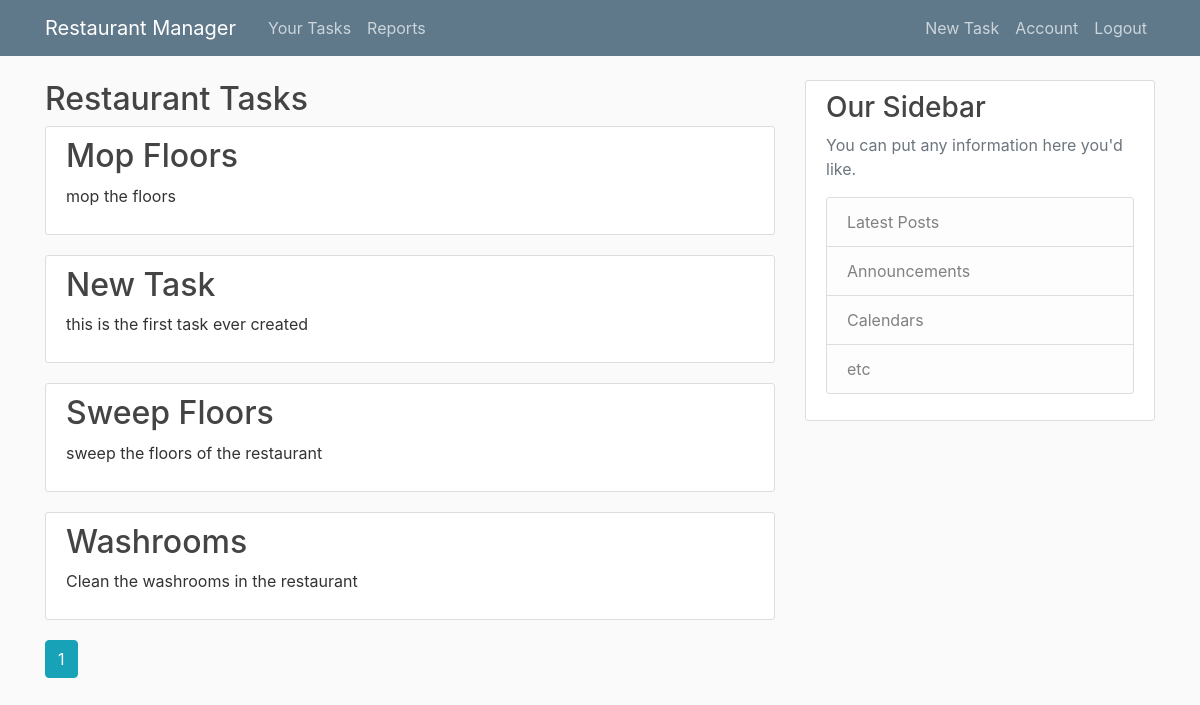
Page /tasks (signed in) on the earlier database version.
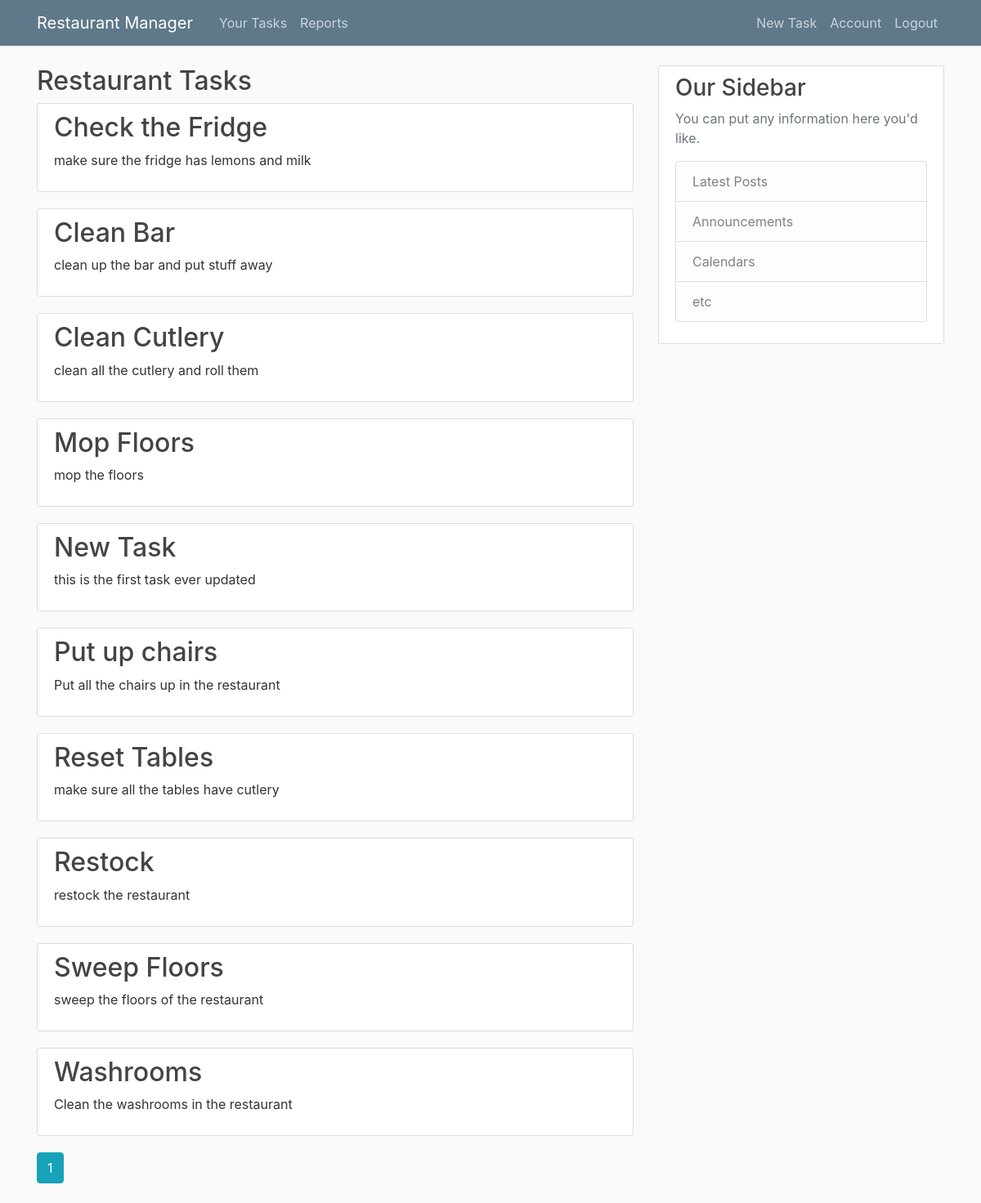
Same page on the later database version.
### restaurantmanager/models.py (models this page shows, shortened)
class Task(db.Model):
    id = db.Column(db.Integer, primary_key=True)
    name = db.Column(db.String(30), nullable=False)
    description = db.Column(db.String(250), nullable=True)
    r_id = db.Column(db.Integer, db.ForeignKey('restaurant.id'), nullable=False)

### restaurantmanager/tasks/routes.py (the view)
@tasks.route('/tasks')
@login_required
def list_of_tasks():
    page = request.args.get('page', 1, type=int)
    user_role = Role.query.filter_by(user_id=current_user.id).first()
    r_id = user_role.r_id
    tasks = Task.query.filter_by(r_id=r_id).order_by(Task.name.asc()).paginate(page=page, per_page = 10)
    return render_template('tasks.html', tasks=tasks)

### restaurantmanager/models.py (called while the page is built)
@login_manager.user_loader
def load_user(user_id):
    return User.query.get(int(user_id))

### restaurantmanager/Templates/tasks.html
{% extends "layout.html" %}
{% block content %}
    <h2>Restaurant Tasks</h2>
    {% for task in tasks.items %}
        <article class="media content-section">
            <div class="media-body">
            <h2><a class="article-title" href="{{ url_for('tasks.task', task_id=task.id) }}">{{ task.name }}</a></h2>
            <p class="article-content">{{ task.description }}</p>
            </div>
        </article>
    {% endfor %}
    {% for page_num in tasks.iter_pages(left_edge=1, right_edge=4, left_current=1, right_current=5) %}
        {% if page_num %}
            {% if tasks.page == page_num %}
                <a class="btn btn-info mb-4" href="{{ url_for('tasks.list_of_tasks', page=page_num) }}">{{ page_num }}</a>
            {% else %}
                <a class="btn btn-outline-info mb-4" href="{{ url_for('tasks.list_of_tasks', page=page_num) }}">{{ page_num }}</a>
            {% endif %}
        {% else %}
            ...
        {% endif %}
    {% endfor %}
{% endblock content %}

### restaurantmanager/Templates/layout.html (shortened to what this page needs)
<!DOCTYPE html>
<html lang="en">
<head>
    <link rel="stylesheet" href="https://stackpath.bootstrapcdn.com/bootstrap/4.1.3/css/bootstrap.min.css">
    <link rel="stylesheet" type="text/css" href="{{ url_for('static', filename='main.css') }}">
</head>
<body>
    <header class="site-header">
        <nav class="navbar navbar-expand-md navbar-dark bg-steel fixed-top">
          <div class="container">
            <a class="navbar-brand mr-4" href="/">Restaurant Manager</a>
            <div class="collapse navbar-collapse" id="navbarToggle">
              <div class="navbar-nav mr-auto">
                {% if current_user.is_authenticated %}
                  <a class="nav-item nav-link" href="{{ url_for('tasks.list_of_tasks') }}">Your Tasks</a>
                  <a class="nav-item nav-link" href="{{ url_for('tasks.reports') }}">Reports</a>
                {% else %}
                <a class="nav-item nav-link" href="{{ url_for('main.about') }}">About</a>
                {% endif %}
              </div>
              <div class="navbar-nav">
                {% if current_user.is_authenticated %}
                  <a class="nav-item nav-link" href="{{ url_for('tasks.new_task') }}">New Task</a>
                  <a class="nav-item nav-link" href="{{ url_for('users.account') }}">Account</a>
                  <a class="nav-item nav-link" href="{{ url_for('users.logout') }}">Logout</a>
                {% else %}
                  <a class="nav-item nav-link" href="{{ url_for('users.login') }}">Login</a>
                  <a class="nav-item nav-link" href="{{ url_for('users.register') }}">Register</a>
                {% endif %}
              </div>
            </div>
          </div>
        </nav>
      </header>
      <main role="main" class="container">
        <div class="row">
          <div class="col-md-8">
            {% block content %}{% endblock %}
          </div>
          <div class="col-md-4">
            <div class="content-section">
              <h3>Our Sidebar</h3>
              <p class='text-muted'>You can put any information here you'd like.
                <ul class="list-group">
                  <li class="list-group-item list-group-item-light">Latest Posts</li>
                  <li class="list-group-item list-group-item-light">Announcements</li>
                  <li class="list-group-item list-group-item-light">Calendars</li>
                  <li class="list-group-item list-group-item-light">etc</li>
                </ul>
              </p>
            </div>
          </div>
        </div>
      </main>
</body>
</html>

### restaurantmanager/static/main.css (style rules this page uses)
body { background: #fafafa; color: #333333; margin-top: 5rem; }
h1, h2, h3, h4, h5, h6 { color: #444444; }
.bg-steel { background-color: #5f788a; }
.site-header .navbar-nav .nav-link { color: #cbd5db; }
.content-section { background: #ffffff; padding: 10px 20px; border: 1px solid #dddddd; border-radius: 3px; margin-bottom: 20px; }
.article-title { color: #444444; }
.article-content { white-space: pre-line; }

Differences in the rows shown:
added Task: name "Check the Fridge", description "make sure the fridge has lemons and milk"
added Task: name "Clean Bar", description "clean up the bar and put stuff away"
added Task: name "Clean Cutlery", description "clean all the cutlery and roll them"
changed Task "New Task": description "this is the first task ever created" → "this is the first task ever updated"
added Task: name "Put up chairs", description "Put all the chairs up in the restaurant"
added Task: name "Reset Tables", description "make sure all the tables have cutlery"
added Task: name "Restock", description "restock the restaurant"
